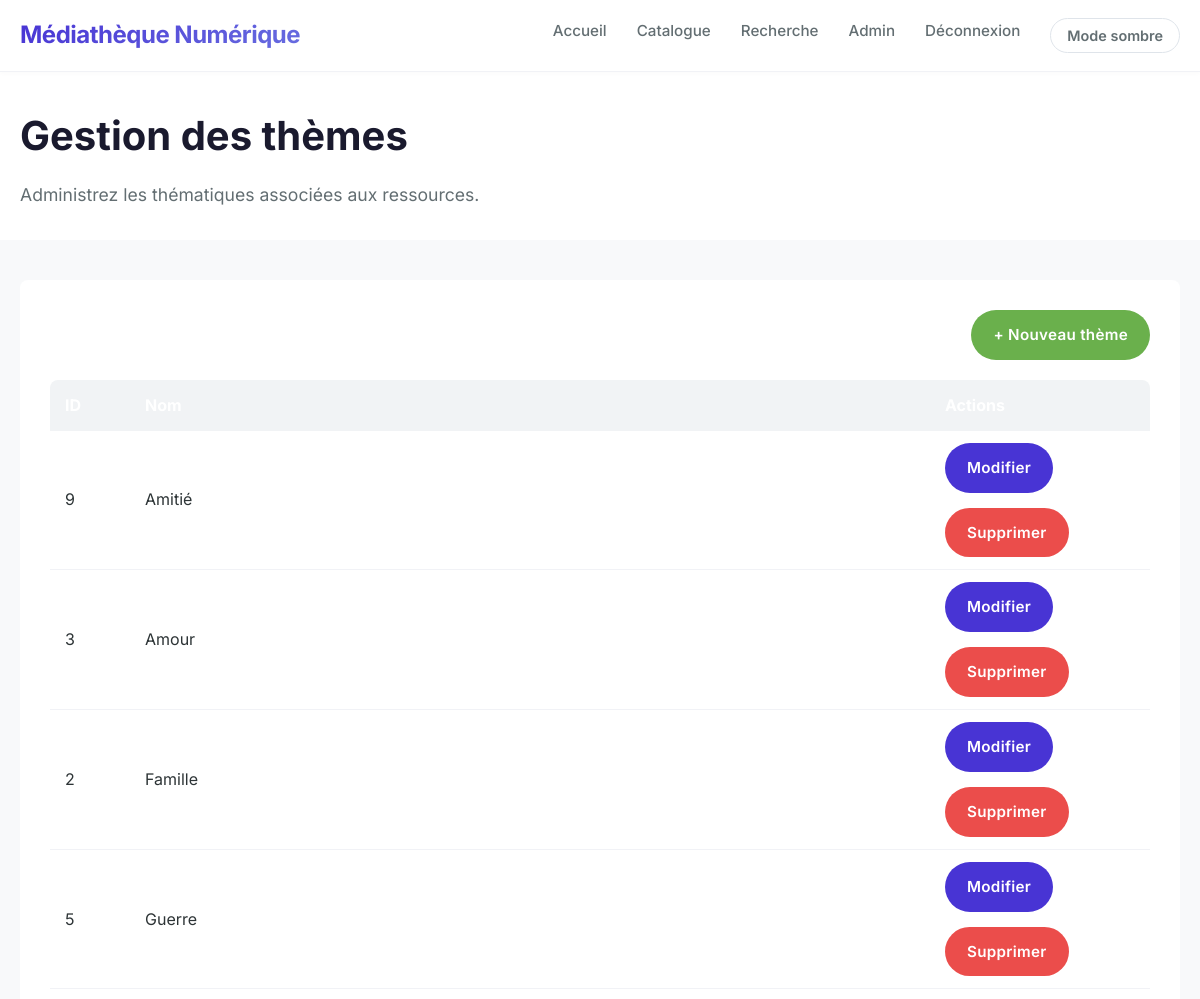
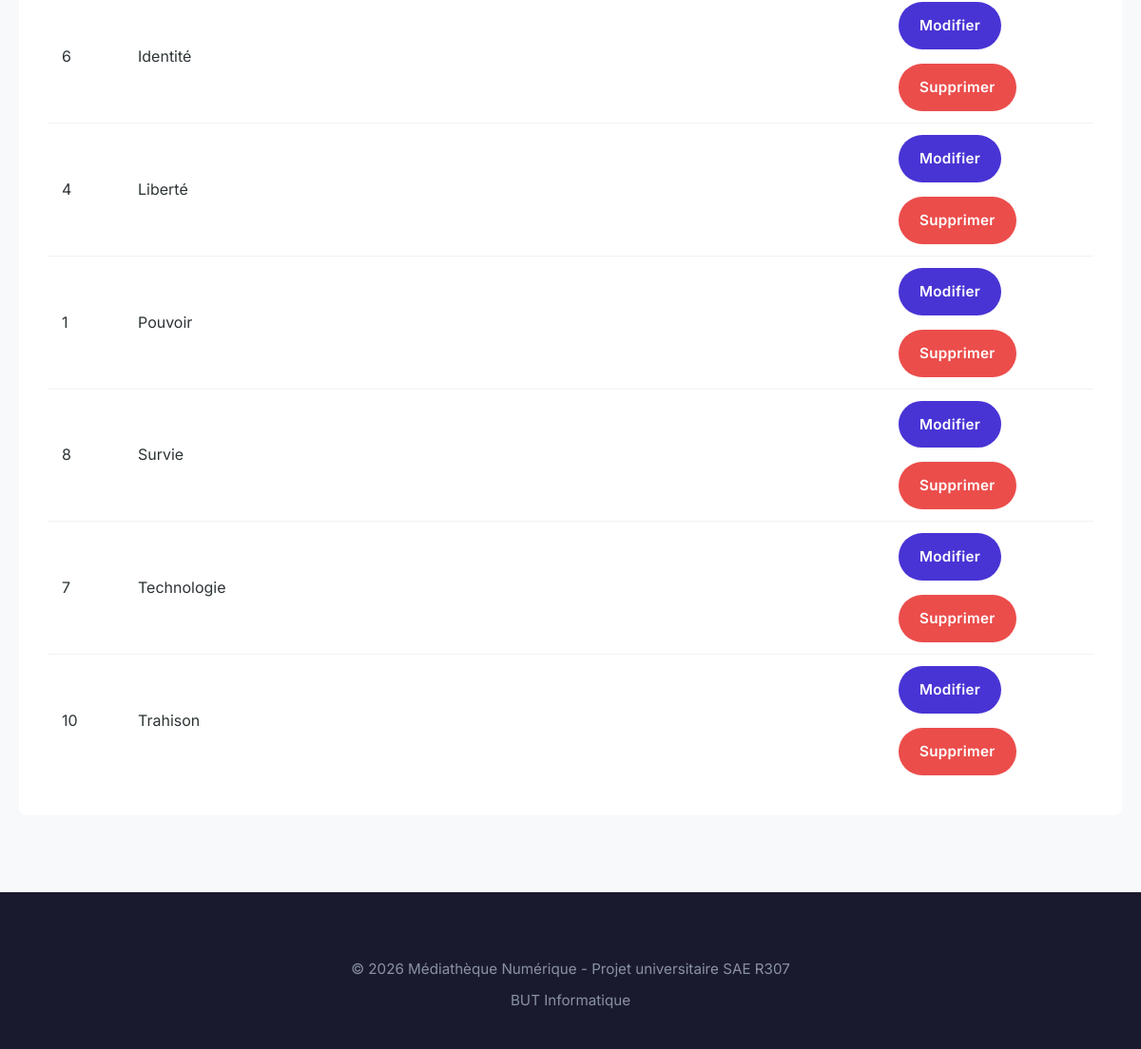
The app's page /index.php?controller=theme&action=index (signed in) with its own data (2 pictures, top to bottom).
### tables this page shows
CREATE TABLE theme (
    id_theme INT AUTO_INCREMENT PRIMARY KEY,
    nom VARCHAR(100) NOT NULL UNIQUE
);

### core/Controller.php (called while the page is built, shortened)
<?php
class Controller {
    protected function render($view, $data = [], $title = null) {
        extract($data);
        require_once __DIR__ . '/../app/views/' . $view . '.php';
        require_once __DIR__ . '/../app/views/layout.php';
    }
}

### app/controllers/ThemeController.php (called while the page is built, shortened)
<?php
require_once __DIR__ . '/../models/Theme.php';
class ThemeController extends Controller {
    private $themeModel;
    public function __construct() {
        $this->themeModel = new Theme();
    }
    public function index() {
        $themes = $this->themeModel->getAll();
        $this->render('admin/theme/index', [
            'themes' => $themes
        ], 'Gestion des thèmes');
    }
}

### core/Router.php (called while the page is built, shortened)
<?php
class Router {
    public function dispatch($controller, $action) {
        $controllerInstance = new $controllerClass();
        $controllerInstance->$action();
    }
}

### index.php (called while the page is built, shortened)
<?php
$isProduction = (
    isset($_SERVER['HTTP_HOST']) && (
        strpos($_SERVER['HTTP_HOST'], 'unice.fr') !== false ||
        strpos($_SERVER['HTTP_HOST'], 'linserv') !== false ||
        strpos($_SERVER['HTTP_HOST'], 'iut') !== false
    )
);
try {
    require_once __DIR__ . '/config/config.php';
    require_once __DIR__ . '/core/Controller.php';
    require_once __DIR__ . '/core/Database.php';
    require_once __DIR__ . '/core/Model.php';
    require_once __DIR__ . '/core/Router.php';
    $controller = $_GET['controller'] ?? 'home';
    $action = $_GET['action'] ?? 'index';
    $router = new Router();
    $router->dispatch($controller, $action);
} catch (Exception $e) {
    error_log("Erreur fatale dans index.php: " . $e->getMessage());
    if ($isProduction) {
        http_response_code(500);
        echo '<!DOCTYPE html>
<html lang="fr">
<head>
    <meta charset="UTF-8">
    <title>Erreur - Médiathèque</title>
    <style>
        body { font-family: Arial, sans-serif; text-align: center; padding: 50px; }
        h1 { color: #e74c3c; }
    </style>
</head>
<body>
    <h1>Une erreur est survenue</h1>
    <p>Veuillez contacter l\'administrateur ou réessayer ultérieurement.</p>
    <p><a href="index.php">Retour à l\'accueil</a></p>
</body>
</html>';
    } else {
        http_response_code(500);
        echo '<!DOCTYPE html>
<html lang="fr">
<head>
    <meta charset="UTF-8">
    <title>Erreur - Mode Développement</title>
    <style>
        body { font-family: monospace; padding: 20px; background: #f5f5f5; }
        .error { background: #fff; border: 2px solid #e74c3c; padding: 20px; border-radius: 8px; }
        h1 { color: #e74c3c; }
        pre { background: #2c3e50; color: #ecf0f1; padding: 15px; border-radius: 4px; overflow-x: auto; }
    </style>
</head>
<body>
    <div class="error">
        <h1>Erreur 500 - Erreur serveur</h1>
        <p><strong>Message :</strong> ' . htmlspecialchars($e->getMessage()) . '</p>
        <p><strong>Fichier :</strong> ' . htmlspecialchars($e->getFile()) . '</p>
        <p><strong>Ligne :</strong> ' . $e->getLine() . '</p>
        <h3>Stack trace :</h3>
        <pre>' . htmlspecialchars($e->getTraceAsString()) . '</pre>
        <p><a href="index.php">Retour à l\'accueil</a></p>
    </div>
</body>
</html>';
    }
}

### config/config.php (called while the page is built, shortened)
<?php
function isProduction() {
    $host = $_SERVER['HTTP_HOST'] ?? '';
    return (
        strpos($host, 'unice.fr') !== false ||
        strpos($host, 'linserv') !== false ||
        strpos($host, 'iut') !== false
    );
}
function getPDO() {
    static $pdo = null;
    if ($pdo === null) {
        try {
            if (isProduction()) {
                $host = 'localhost';
                $port = 3306;
                $dbname = 'gm401942_elibrary2';
                $user = 'gm401942';
                $password = 'gm401942';
            } else {
                $host = 'localhost';
                $port = 8889;
                $dbname = 'gm401942_elibrary2';
                $user = 'gm401942';
                $password = 'gm401942';
            }
            $dsn = "mysql:host=$host;port=$port;dbname=$dbname;charset=utf8mb4";
            $pdo = new PDO(
                $dsn,
                $user,
                $password,
                [
                    PDO::ATTR_ERRMODE => PDO::ERRMODE_EXCEPTION,
                    PDO::ATTR_DEFAULT_FETCH_MODE => PDO::FETCH_ASSOC,
                    PDO::ATTR_EMULATE_PREPARES => false,
                    PDO::MYSQL_ATTR_INIT_COMMAND => "SET NAMES utf8mb4"
                ]
            );
        } catch (PDOException $e) {
            error_log("Erreur PDO: " . $e->getMessage());
            if (isProduction()) {
                die('Erreur de connexion à la base de données. Veuillez contacter l\'administrateur.');
            } else {
                die('Erreur de connexion à la base de données : ' . $e->getMessage() . '<br>DSN: ' . ($dsn ?? 'non défini'));
            }
        }
    }
    return $pdo;
}

### core/Database.php (called while the page is built, shortened)
<?php
class Database {
    private static $instance = null;
    public static function getInstance() {
        if (self::$instance === null) {
            try {
                self::$instance = getPDO();
            } catch (Exception $e) {
                error_log("Database::getInstance() - Erreur: " . $e->getMessage());
                throw new Exception("Impossible de se connecter à la base de données: " . $e->getMessage());
            }
        }
        return self::$instance;
    }
}
?>

### core/Model.php (called while the page is built, shortened)
<?php
abstract class Model {
    public function __construct() {
        $this->pdo = Database::getInstance();
    }
}

### app/models/Theme.php (called while the page is built, shortened)
<?php
require_once __DIR__ . '/../../core/Model.php';
class Theme extends Model {
    public function getAll() {
        $sql = "SELECT * FROM theme ORDER BY nom ASC";
        $stmt = $this->pdo->query($sql);
        return $stmt->fetchAll(PDO::FETCH_ASSOC);
    }
}

### app/views/admin/theme/index.php (the view)
<div class="page-header">
    <div class="container">
        <h1>Gestion des thèmes</h1>
        <p>Administrez les thématiques associées aux ressources.</p>
    </div>
</div>
<div class="container">
    <div class="content">
        <div class="actions" style="justify-content: space-between;">
            <a href="index.php?controller=admin&action=index" class="btn btn-secondary">← Retour au dashboard</a>
            <a href="index.php?controller=theme&action=create" class="btn btn-success">+ Nouveau thème</a>
        </div>
        <?php if (empty($themes)): ?>
            <div class="empty-state">
                <h3>Aucun thème</h3>
                <p>Ajoutez un thème pour aider les utilisateurs à filtrer les contenus.</p>
            </div>
        <?php else: ?>
            <table class="table" style="margin-top: 20px;">
                <thead>
                    <tr>
                        <th style="width: 80px;">ID</th>
                        <th>Nom</th>
                        <th style="width: 220px;">Actions</th>
                    </tr>
                </thead>
                <tbody>
                    <?php foreach ($themes as $theme): ?>
                        <tr>
                            <td><?= htmlspecialchars($theme['id_theme'], ENT_QUOTES, 'UTF-8') ?></td>
                            <td><?= htmlspecialchars($theme['nom'], ENT_QUOTES, 'UTF-8') ?></td>
                            <td>
                                <div class="actions">
                                    <a href="index.php?controller=theme&action=edit&id=<?= htmlspecialchars($theme['id_theme'], ENT_QUOTES, 'UTF-8') ?>"
                                       class="btn btn-primary">Modifier</a>
                                    <a href="index.php?controller=theme&action=delete&id=<?= htmlspecialchars($theme['id_theme'], ENT_QUOTES, 'UTF-8') ?>"
                                       class="btn btn-danger"
                                       onclick="return confirm('Êtes-vous sûr de vouloir supprimer ce thème ?')">Supprimer</a>
                                </div>
                            </td>
                        </tr>
                    <?php endforeach; ?>
                </tbody>
            </table>
        <?php endif; ?>
    </div>
</div>

### public/css/style.css (style rules this page uses)
:root { --bg-body: #f8f9fa; --bg-card: #ffffff; --bg-header: rgba(255, 255, 255, 0.95); --bg-footer: #1a1a2e; --bg-table-header: #f1f3f5; --bg-table-hover: #f8f9fa; --bg-form-alt: #f8f9fa; --bg-evaluation-card: #f9f9f9; --text-primary: #2d3436; --text-heading: #1a1a2e; --text-secondary: #636e72; --text-tertiary: #b2bec3; --text-muted: #dfe6e9; --text-on-dark: #ffffff; --text-footer: #a4b0be; --border-light: #f1f2f6; --border-medium: #dfe4ea; --border-subtle: #f1f2f6; --border-badge: #dfe4ea; --color-primary: #4834d4; --color-primary-light: #686de0; --color-danger: #eb4d4b; --color-success: #6ab04c; --color-warning: #f9ca24; --color-purple: #be2edd; --color-teal: #22a6b3; --gradient-start: #4834d4; --gradient-end: #686de0; --gradient-hero: linear-gradient(135deg, #4834d4 0%, #686de0 100%); --alert-success-bg: #badc58; --alert-success-text: #130f40; --alert-success-border: #6ab04c; --alert-error-bg: #ff7979; --alert-error-text: #130f40; --alert-error-border: #eb4d4b; --alert-info-bg: #7ed6df; --alert-info-text: #130f40; --alert-info-border: #22a6b3; --shadow-light: 0 4px 6px rgba(0, 0, 0, 0.05); --shadow-medium: 0 10px 15px rgba(0, 0, 0, 0.1); --shadow-heavy: 0 20px 25px rgba(0, 0, 0, 0.15); --shadow-subtle: 0 2px 4px rgba(0, 0, 0, 0.02); --badge-livre-bg: #4834d4; --badge-film-bg: #eb4d4b; --badge-static-bg: #dfe4ea; --badge-static-text: #2d3436; --btn-primary-bg: #4834d4; --btn-primary-text: #ffffff; --btn-primary-hover: #30336b; --btn-secondary-bg: transparent; --btn-secondary-text: #4834d4; --btn-secondary-border: #4834d4; --btn-link-bg: transparent; --btn-link-hover: rgba(72, 52, 212, 0.1); --btn-danger-bg: #eb4d4b; --btn-danger-hover: #c0392b; --btn-success-bg: #6ab04c; --btn-success-hover: #badc58; }
* { margin: 0; padding: 0; box-sizing: border-box; }
body { font-family: "Inter", -apple-system, BlinkMacSystemFont, "Segoe UI", Roboto, Helvetica, Arial, sans-serif; background: var(--bg-body); color: var(--text-primary); line-height: 1.7; -webkit-font-smoothing: antialiased; -moz-osx-font-smoothing: grayscale; transition: background-color 0.3s ease, color 0.3s ease; }
.container { max-width: 1200px; margin: 0 auto; padding: 0 20px; }
.btn { display: inline-flex; align-items: center; justify-content: center; padding: 12px 28px; text-decoration: none; border-radius: 50px; font-size: 1em; font-weight: 600; transition: all 0.3s cubic-bezier(0.4, 0, 0.2, 1); cursor: pointer; border: 2px solid transparent; letter-spacing: 0.3px; }
.btn-primary { background: var(--btn-primary-bg); color: var(--btn-primary-text); }
.btn-secondary { background: rgba(255, 255, 255, 0.15); color: #ffffff; border-color: rgba(255, 255, 255, 0.5); backdrop-filter: blur(5px); }
.btn-danger { background: var(--btn-danger-bg); color: #ffffff; }
.btn-success { background: var(--btn-success-bg); color: #ffffff; }
.table { width: 100%; border-collapse: collapse; background: var(--bg-card); border-radius: 8px; overflow: hidden; box-shadow: 0 2px 8px var(--shadow-light); }
.table thead { background: var(--bg-table-header); color: var(--text-on-dark); }
.table th, .table td { padding: 12px 15px; text-align: left; }
.table tbody tr { border-bottom: 1px solid var(--border-light); }
.table tbody tr:last-child { border-bottom: none; }
.page-header { background: var(--bg-card); padding: 30px 0; margin-bottom: 40px; box-shadow: 0 2px 5px var(--shadow-subtle); }
.page-header h1 { color: var(--text-heading); font-size: 2.5em; margin-bottom: 10px; }
.page-header p { color: var(--text-secondary); font-size: 1.1em; }
.content { background: var(--bg-card); padding: 30px; border-radius: 8px; box-shadow: 0 2px 8px var(--shadow-light); margin-bottom: 30px; }
.actions { display: flex; gap: 15px; flex-wrap: wrap; }
.actions .btn { font-size: 0.95em; padding: 10px 20px; }

### records on screen
theme: id_theme "9", nom "Amitié"
theme: id_theme "3", nom "Amour"
theme: id_theme "2", nom "Famille"
theme: id_theme "5", nom "Guerre"
theme: id_theme "6", nom "Identité"
theme: id_theme "4", nom "Liberté"
theme: id_theme "1", nom "Pouvoir"
theme: id_theme "8", nom "Survie"
theme: id_theme "7", nom "Technologie"
theme: id_theme "10", nom "Trahison"
